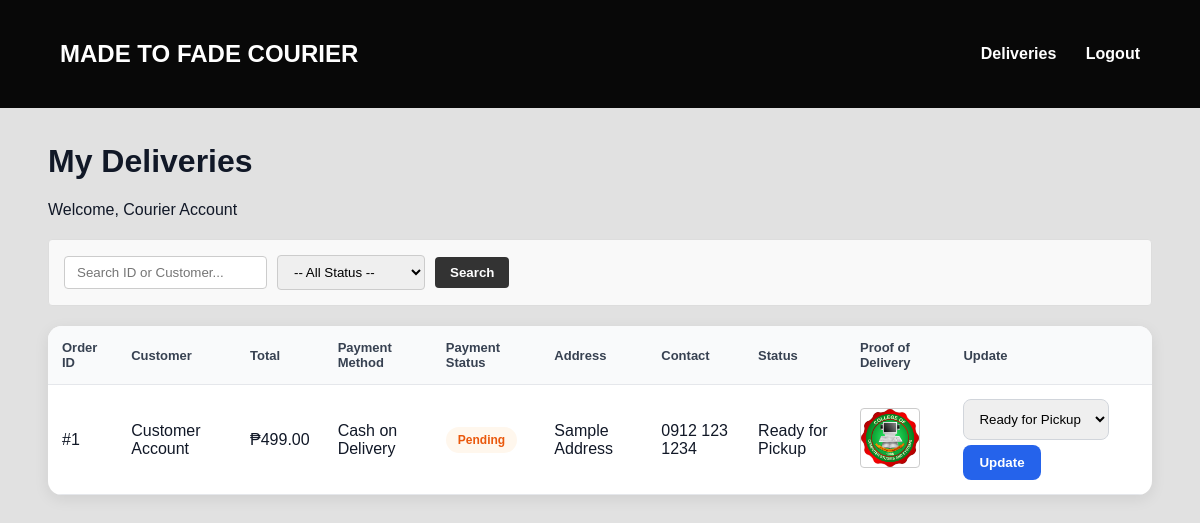
Page /courier/deliveries.php (signed in) on the committed database.
### tables this page shows
CREATE TABLE orders (
    id INT AUTO_INCREMENT PRIMARY KEY,
    customer_id INT,
    courier_id INT,
    total DECIMAL(10,2),
    order_status VARCHAR(50),
    delivery_status VARCHAR(50),
    payment_method VARCHAR(50),
    payment_status VARCHAR(50) DEFAULT 'Pending',
    stock_deducted VARCHAR(10) DEFAULT 'No',
    address VARCHAR(255),
    contact_number VARCHAR(20),
    date_created TIMESTAMP DEFAULT CURRENT_TIMESTAMP
);

CREATE TABLE users (
    id INT AUTO_INCREMENT PRIMARY KEY,
    fullname VARCHAR(100),
    username VARCHAR(50) UNIQUE,
    password VARCHAR(100),
    role VARCHAR(20)
);

### courier/deliveries.php (the view, shortened to what this page needs)
<?php
include "../includes/config.php";
$courier_id = $_SESSION['user_id'];
$search_query = isset($_GET['search']) ? mysqli_real_escape_string($conn, $_GET['search']) : '';
$sql = "SELECT orders.*, users.fullname
        FROM orders
        JOIN users ON orders.customer_id = users.id
        WHERE orders.courier_id='$courier_id'";
$sql .= " ORDER BY orders.id DESC";
$result = mysqli_query($conn, $sql);
?>
<!DOCTYPE html>
<html>
<head>
    <link rel="stylesheet" href="../css/style.css">
</head>
<body>
<div class="navbar">
    <h2>MADE TO FADE COURIER</h2>
    <div>
        <a href="deliveries.php">Deliveries</a>
        <a href="../logout.php">Logout</a>
    </div>
</div>
<div class="admin-container">
<h1>My Deliveries</h1>
<p>Welcome, <?php echo $_SESSION['fullname']; ?></p>
<form method="GET" action="deliveries.php" class="filter-wrapper">
    <input type="text" name="search" placeholder="Search ID or Customer..." value="<?php echo htmlspecialchars($search_query); ?>">
    <select name="status">
        <option value="">-- All Status --</option>
    </select>
    <button type="submit">Search</button>
</form>
<table>
<tr>
    <th>Order ID</th>
    <th>Customer</th>
    <th>Total</th>
    <th>Payment Method</th>
    <th>Payment Status</th>
    <th>Address</th>
    <th>Contact</th>
    <th>Status</th>
    <th>Proof of Delivery</th> <th>Update</th>
</tr>
<?php if(mysqli_num_rows($result) > 0) { ?>
    <?php while($row = mysqli_fetch_assoc($result)){ ?>
    <tr>
        <td>#<?php echo $row['id']; ?></td>
        <td><?php echo $row['fullname']; ?></td>
        <td>₱<?php echo $row['total']; ?></td>
        <td><?php echo $row['payment_method']; ?></td>
        <td>
            <span class="status <?php echo $row['payment_status'] == 'Paid' ? 'completed' : 'pending'; ?>">
                <?php echo $row['payment_status']; ?>
            </span>
        </td>
        <td><?php echo $row['address']; ?></td>
        <td><?php echo $row['contact_number']; ?></td>
        <td><?php echo $row['delivery_status']; ?></td>
        <td>
            <?php
            $extensions = ['jpg', 'jpeg', 'png'];
            foreach($extensions as $ext) {
                $file_path = "../uploads/proofs/proof_" . $row['id'] . "." . $ext;
                if(file_exists($file_path)) {
                    echo '<a href="'.$file_path.'" target="_blank"><img src="'.$file_path.'" class="proof-img" alt="Proof Photo"></a>';
                    break;
                }
            }
            ?>
        </td>
        <td>
            <form method="POST" enctype="multipart/form-data">
                <select name="delivery_status" onchange="checkStatusSelection(this)">
                    <option value="Ready for Pickup" <?php if($row['delivery_status'] == 'Ready for Pickup') echo 'selected'; ?>>Ready for Pickup</option>
                </select>
                <button type="submit" name="update" class="btn" style="margin-top: 5px;">
                    Update
                </button>
            </form>
        </td>
    </tr>
    <?php } ?>
<?php } else { ?>
    <tr>
        <td colspan="10" style="text-align: center; padding: 20px; color: #999;">No deliveries found.</td>
    </tr>
<?php } ?>
</table>
</div>
</body>
</html>

### css/style.css (style rules this page uses)
* { box-sizing:border-box; }
body { margin:0; font-family:Arial, sans-serif; background:#e1e1e1; color:#111827; }
a { text-decoration:none; color:inherit; }
.btn, button { background:#2563eb; color:white; padding:10px 16px; border:0; border-radius:8px; cursor:pointer; font-weight:bold; display:inline-block; }
input, select { padding:11px; border:1px solid #d1d5db; border-radius:8px; }
.navbar { background:#080808; color:white; padding:20px 60px; display:flex; justify-content:space-between; align-items:center; }
.navbar a { margin-left:25px; font-weight:bold; }
.section, .admin-container { width:92%; margin:35px auto; }
table { width:100%; border-collapse:collapse; background:white; border-radius:14px; overflow:hidden; box-shadow:0 4px 15px rgba(0,0,0,.08); }
th, td { padding:14px; text-align:left; border-bottom:1px solid #e5e7eb; }
th { background:#f9fafb; color:#374151; font-size:13px; }
table img { width:70px; height:70px; object-fit:cover; border-radius:8px; }
.status { padding:6px 12px; border-radius:20px; font-size:12px; font-weight:bold; display:inline-block; }
.pending, .preparing { background:#fff7ed; color:#ea580c; }

### courier/deliveries.php (style rules this page uses)
.filter-wrapper { margin: 20px 0; padding: 15px; background-color: #f9f9f9; border: 1px solid #ddd; border-radius: 4px; display: flex; gap: 10px; align-items: center; }
.filter-wrapper input[type="text"], .filter-wrapper select { padding: 8px 12px; border: 1px solid #ccc; border-radius: 4px; }
.filter-wrapper button { padding: 8px 15px; background-color: #333; color: #fff; border: none; border-radius: 4px; cursor: pointer; }
.proof-img { width: 60px; height: 60px; object-fit: cover; border: 1px solid #ccc; border-radius: 4px; }

### rows in the picture
orders: id "1", users.fullname "Customer Account", total "499.00", payment_method "Cash on Delivery", payment_status "Pending", address "Sample Address", contact_number "0912 123 1234", delivery_status "Ready for Pickup"

### other values in the picture
$_SESSION['fullname'] "Courier Account"
